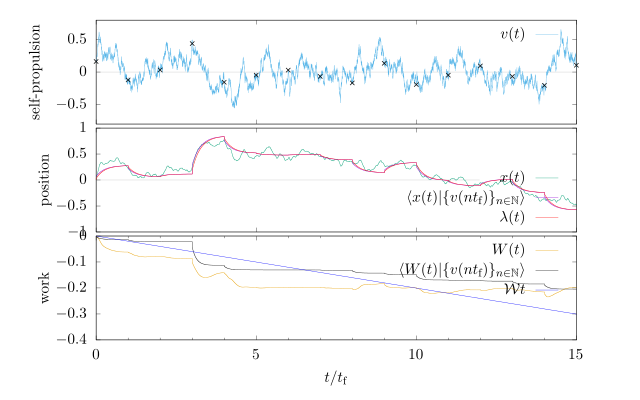

Recreate this plot in gnuplot.
set term epslatex standalone color size 6.4,4 header "\\usepackage{amsmath,amssymb}"
set out "fig_AOUPtraj12.tex"

#set form y "$10^{%L}$"

FILE00 ="<grep POS 'test12_trajAOUP.dat'"
tf = 15
#set zeroaxis
#unset xlabel
#set xtics ("" 0, "" 5, "" 10, "" 15, "" 20)
set mxtics 5

if (!exists("MP_LEFT"))   MP_LEFT = .15
if (!exists("MP_RIGHT"))  MP_RIGHT = 0.9
if (!exists("MP_BOTTOM")) MP_BOTTOM = .15
if (!exists("MP_TOP"))    MP_TOP = 0.95
if (!exists("MP_xGAP"))   MP_xGAP = 0.12
if (!exists("MP_yGAP"))   MP_yGAP = 0.01

set multiplot layout 3,1 margins screen MP_LEFT, MP_RIGHT, MP_BOTTOM, MP_TOP spacing screen MP_xGAP, MP_yGAP
#set lmargin at screen 0.15


set key samplen 2 
set key spacing 1.3
#self-propulsion
set ytics -0.5,0.5,1
set ylabel "self-propulsion"
set xtics ("" 0,"" 5,"" 10,"" 15,"" 20)
plot[0:tf][-0.8:0.8] \
	0. lc 'gray' t '', \
	FILE00 u ($3/10.):9 w l lc 3 t "$v(t)$",\
	FILE00 u ($3/10.):9 every 3333::1 lc -1 pt 2 lw 2 t ''

#position
set ylabel 'position' offset 1,0
#set key at 19.5,0.37 #opaque
set key bottom right
set ytics 0.5  #-0.5,0.25,0.75
unset yrange
plot[0:tf][] \
	x<12?0.:1/0 lc 'gray' t '', \
	FILE00 u ($3/10.):6 w l t "$x(t)$", \
	FILE00 u ($3/10.):7 w l lc 1 t "$\\langle x(t) | \\{v(nt_{\\text{f}})\\}_{n\\in\\mathbb{N}}\\rangle$", \
	FILE00 u ($3/10.):5 w l t "$\\lambda(t)$" lc 'red'


FILE00 ="<grep WORK_C 'test12_trajAOUP.dat'"

#accumulated work
set xlabel "$t/t_{\\text{f}}$"
set ylabel 'work' offset 1,0
set k top right
#set k at 20,0.05 #opaque
#set ytics -0.1,0.05,0.05
unset ytics
set ytics 0.1
set xtics 5
plot[0:tf][] \
	x<12?0.:1/0 lc 'gray' t '', \
	FILE00 u ($3/10.):($5+$6) w l t "$W(t)$" lc 4, \
	FILE00 u ($3/10.):7 w l lc -1 t "$\\langle W(t) | \\{v(nt_{\\text{f}})\\}_{n\\in\\mathbb{N}} \\rangle$", \
        -0.02005479986136146*x lc 'blue' t " $\\mathcal{W} t$"
        
# old engine -0.004999999989694233*x lc 'blue' t " $\\mathcal{W} t$"


#unset multiplot
